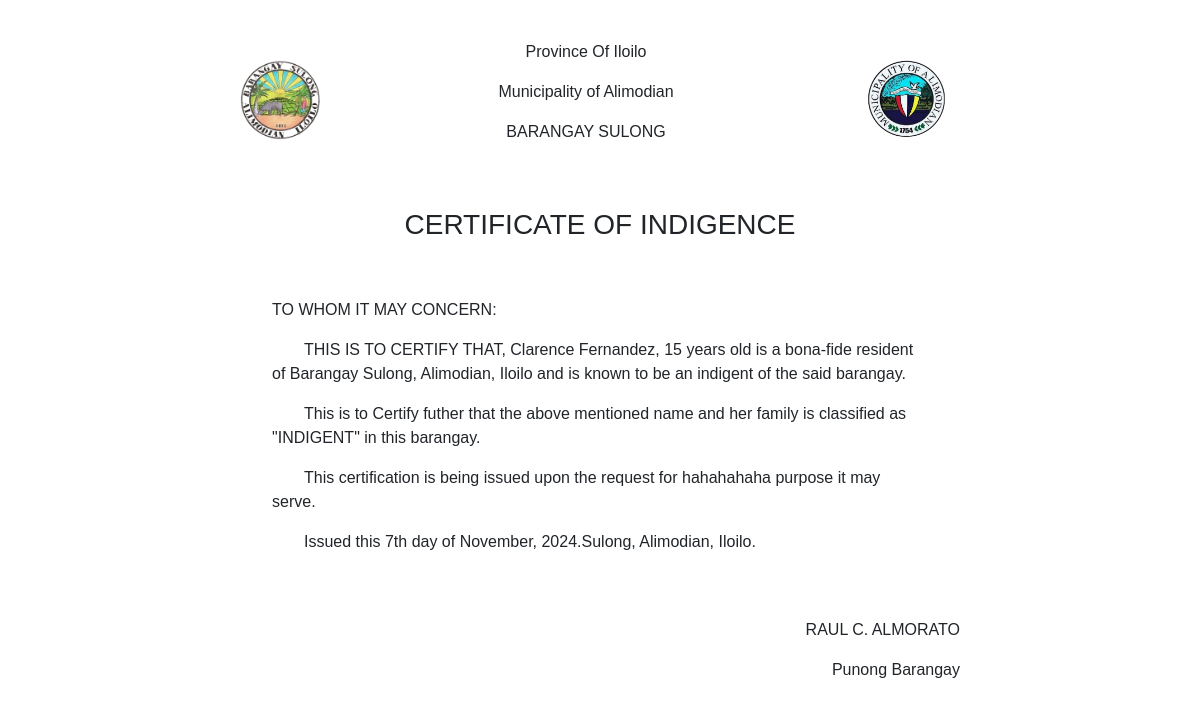
The app's page /certificateofindigence.php?id=154 with its own data.
### tables this page shows
CREATE TABLE `documentissuance` (
  `id` int(11) NOT NULL AUTO_INCREMENT,
  `Fullname` varchar(255) NOT NULL,
  `Age` int(11) NOT NULL,
  `Document` varchar(255) NOT NULL,
  `Amount` decimal(10,2) NOT NULL,
  `Referenceno` varchar(255) NOT NULL,
  `Date` date NOT NULL,
  `Contactno` varchar(255) NOT NULL,
  `Purpose` text NOT NULL,
  `Status` varchar(50) NOT NULL,
  PRIMARY KEY (`id`)
);

### certificateofindigence.php (the view, shortened to what this page needs)
<?php
include_once 'code.php';
$userId = $_GET['id'];
$query = $dbh->prepare("SELECT Fullname, age, purpose FROM documentissuance WHERE id = :userId");
$query->execute([':userId' => $userId]);
$row = $query->fetch(PDO::FETCH_ASSOC);
if ($row) {
    $fullname = htmlentities($row['Fullname']);
    $age = htmlentities($row['age']);
    $purpose = htmlentities($row['purpose']);
} else {
    echo "No records found";
    exit;
}
?>
<!DOCTYPE html>
<html lang="en">
<head>
    <link href="https://cdn.jsdelivr.net/npm/bootstrap@5.3.0-alpha3/dist/css/bootstrap.min.css" rel="stylesheet">
</head>
<body>
    <div class="certificate-container">
        <div class="certificate-header d-flex justify-content-between align-items-center">
            <img src="Logo/sulong.png" alt="Sulong Logo">
            <div class="header-text">
                <p>Province Of Iloilo</p>
                <p>Municipality of Alimodian</p>
                <p>BARANGAY SULONG</p>
            </div>
            <img src="Logo/alimodian.png" alt="Alimodian Logo">
        </div>
        <h3 class="text-center pb-5 pt-5">CERTIFICATE OF INDIGENCE</h3>
        <div class="certificate-body ">
            <p class="text-start">TO WHOM IT MAY CONCERN:</p>
            <p class="text-start indent">THIS IS TO CERTIFY THAT, <?php echo $fullname; ?>, <?php echo $age; ?> years old is a bona-fide resident of Barangay Sulong, Alimodian, Iloilo and is known to be an indigent of the said barangay.</p>
            <p class="text-start indent">This is to Certify futher that the above mentioned name and her family is classified as "INDIGENT" in this barangay.</p>
            <p class="text-start indent">This certification is being issued upon the request for <?php echo $purpose; ?> purpose it may serve.</p>
            <p class="text-start indent pb-5">Issued this <?php echo date('jS'); ?> day of <?php echo date('F, Y'); ?>.Sulong, Alimodian, Iloilo. </p>
        </div>
        <div class="certificate-footer text-end">
            <p>RAUL C. ALMORATO</p>
            <p>Punong Barangay</p>
        </div>
    </div>
</body>
</html>

### certificateofindigence.php (style rules this page uses)
body { margin: 0; padding: 0; font-family: Arial, sans-serif; background-color: #fff; }
.certificate-container { padding: 40px; max-width: 800px; height: 250mm; margin: 0 auto; }
.certificate-header, .certificate-footer { text-align: center; }
.certificate-body { text-align: justify; margin: 0 2rem; }
.indent { text-indent: 2rem; }
.certificate-header img { height: 80px; }
.header-text { text-align: center; display: inline-block; margin: 0 20px; }

### records on screen
documentissuance: Fullname "Clarence Fernandez", Age "15", Purpose "hahahahaha"
